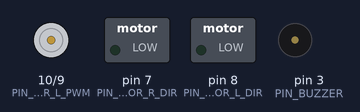
A sketch run on a simulated Arduino Uno, built with avr-gcc and run on an emulated ATmega328P. Shown: motor-driver pin pairs drawn as motors (green arrow = first pin HIGH = forward, orange = second pin HIGH = backward, longer = more drive), switched loads named in the sketch (green lamp = pin HIGH), buzzer (waves = sounding).

Above: at 0.5 s.
At 2.12 s:
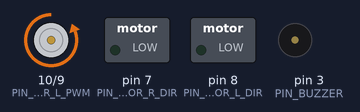
At 4.55 s:
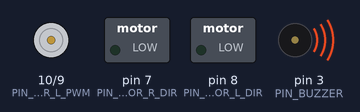
At 6.87 s:
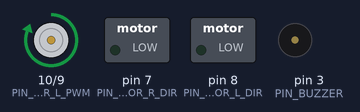
Timing chart, 0 to 8.1 s (numbered marks = the images above):
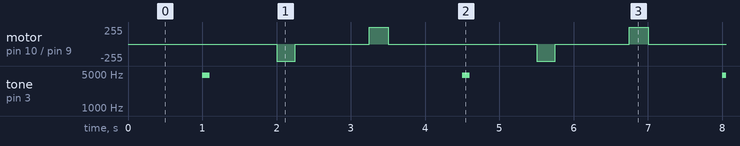

The sketch:

ZumoWarm.ino
```cpp
// (licence header left out)
// buzzer in ZumoShield (enable with the 'BZ' jumper on shield to '3' or '6')
#define PIN_BUZZER 3
#define BUZZER_BEEP_FREQUENCY 4699
#define BUZZER_BEEP_MILLIS 100

// motor direction (DIR) and speed (PWM) control lines (Right and Left)
#define PIN_MOTOR_R_DIR 7
#define PIN_MOTOR_L_DIR 8
#define PIN_MOTOR_R_PWM 9
#define PIN_MOTOR_L_PWM 10

// motor enumeration
#define Motor uint8_t
#define MOTOR_R 0
#define MOTOR_L 1

// direction constants
#define Direction uint8_t
#define DIR_FORWARD LOW
#define DIR_REVERSE HIGH

//////////////////////////////////////////////////////////////////////
//////////////////////////////////////////////////////////////////////

// generates a 'beep' sound (uses Arduino tone generation)
inline void beep()
{
  tone(PIN_BUZZER, BUZZER_BEEP_FREQUENCY, BUZZER_BEEP_MILLIS);
}

//////////////////////////////////////////////////////////////////////
//////////////////////////////////////////////////////////////////////

// mapping pins
const uint8_t PINS[] = {
  PIN_MOTOR_R_DIR, PIN_MOTOR_R_PWM,
  PIN_MOTOR_L_DIR, PIN_MOTOR_L_PWM,
};


// controls direction and speed of every motor
void setMotor(Motor motor, Direction dir, uint8_t speed)
{
  uint8_t pin = motor * 2;
  digitalWrite(PINS[pin++], dir);
  digitalWrite(PINS[pin], speed);
}

//////////////////////////////////////////////////////////////////////
//////////////////////////////////////////////////////////////////////

// Arduino setup
void setup()
{
  pinMode(PIN_BUZZER, OUTPUT);
  pinMode(PIN_MOTOR_R_DIR, OUTPUT);
  pinMode(PIN_MOTOR_L_DIR, OUTPUT);
  pinMode(PIN_MOTOR_R_PWM, OUTPUT);
  pinMode(PIN_MOTOR_L_PWM, OUTPUT);

}


// Arduino loop
void loop()
{
  delay(1000);
  beep();
  delay(1000);

  // step right
  setMotor(MOTOR_R, DIR_FORWARD, 255);
  delay(250);
  setMotor(MOTOR_R, DIR_FORWARD, 0);

  delay(1000);

  // step left
  setMotor(MOTOR_L, DIR_FORWARD, 255);
  delay(250);
  setMotor(MOTOR_L, DIR_FORWARD, 0);
}

//////////////////////////////////////////////////////////////////////
//////////////////////////////////////////////////////////////////////

// EOF
```

Measured:
- by itself, tone on pin 3 (PIN_BUZZER): alternates 4699 Hz for 0.10 s and silent for 3.4 s
- by itself, motor on pin 10 (PIN_MOTOR_L_PWM) / pin 9 (PIN_MOTOR_R_PWM): repeats every 3.5 s: stopped 1.0 s, forward 255/255 0.25 s, stopped 2.0 s, backward 255/255 0.25 s
